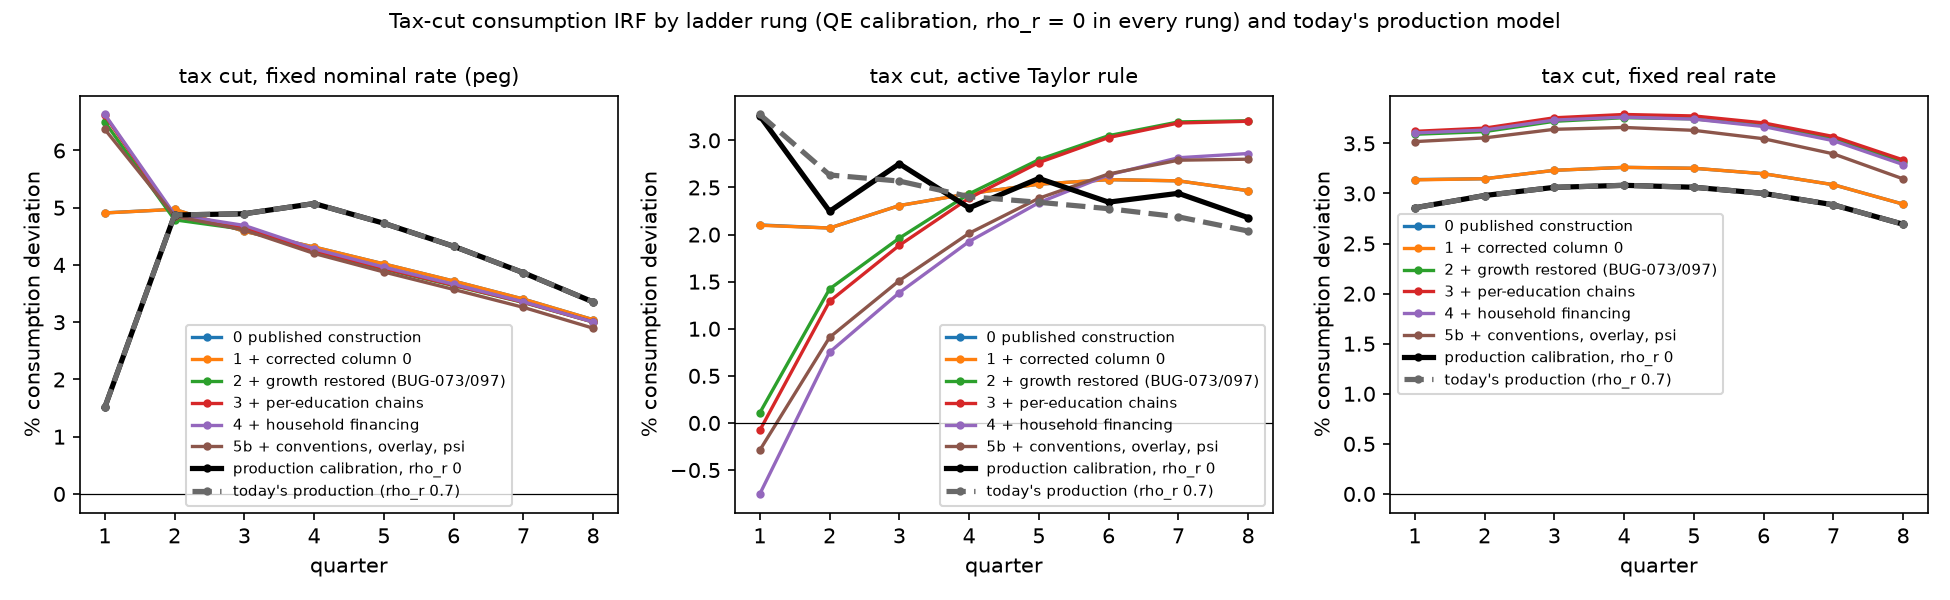

Generate this figure with Python:
#!/usr/bin/env python
"""Tax-cut consumption IRF by ladder rung, one panel per monetary regime (peg, active Taylor rule, fixed real
rate), plus today's production model. Reads each arm's mult_dump.pkl (QE calibration, rho_r = 0 in every arm)
and the production dump. Every panel carries a legend (owner rule 2026-09-05).
usage: tax_irf_by_rung.py <ladder dir> <out stem> arm:label [arm:label ...] [--production path:label]"""
import os, pickle, sys
import numpy as np
import matplotlib; matplotlib.use("Agg")
import matplotlib.pyplot as plt
root, stem = sys.argv[1], sys.argv[2]; specs = sys.argv[3:]
series = []
i = 0
while i < len(specs):
    if specs[i] == "--production":
        p, lab = specs[i + 1].split(":", 1); d = pickle.load(open(p, "rb")); css = float((d.get("ss") or {}).get("C_ss", 0.6986))
        nprod = sum(1 for x in series if x[3].get("color") in ("black", "dimgray"))
        series.append((lab, d, css, dict(linewidth=2.5, color="black" if nprod == 0 else "dimgray", linestyle="-" if nprod == 0 else "--"))); i += 2; continue
    arm, lab = specs[i].split(":", 1); p = os.path.join(root, arm, "mult_dump.pkl")
    if os.path.exists(p):
        d = pickle.load(open(p, "rb")); css = float((d.get("ss") or {}).get("C_ss", 0.69105))
        series.append((lab, d, css, dict(linewidth=1.6)))
    i += 1
Q = 8; x = np.arange(1, Q + 1)
fig, axs = plt.subplots(1, 3, figsize=(13, 4))
for ax, (reg, title) in zip(axs, (("fixed_nominal", "fixed nominal rate (peg)"), ("taylor", "active Taylor rule"), ("fixed_real", "fixed real rate"))):
    for lab, d, css, kw in series:
        C = 100 * np.asarray(d["irfs"]["tax_cut"][reg]["C"])[:Q] / css
        ax.plot(x, C, marker="o", markersize=3, label=lab, **kw)
    ax.axhline(0, color="k", linewidth=0.6); ax.set_title(f"tax cut, {title}", fontsize=10)
    ax.set_xlabel("quarter"); ax.set_ylabel("% consumption deviation"); ax.set_xticks(x)
    ax.legend(fontsize=7, loc="best")
fig.suptitle("Tax-cut consumption IRF by ladder rung (QE calibration, rho_r = 0 in every rung) and today's production model", fontsize=10)
fig.tight_layout()
for ext in ("png", "pdf"):
    fig.savefig(f"{stem}.{ext}", dpi=150)
print("wrote", stem + ".{png,pdf}", "series:", [s[0] for s in series])
